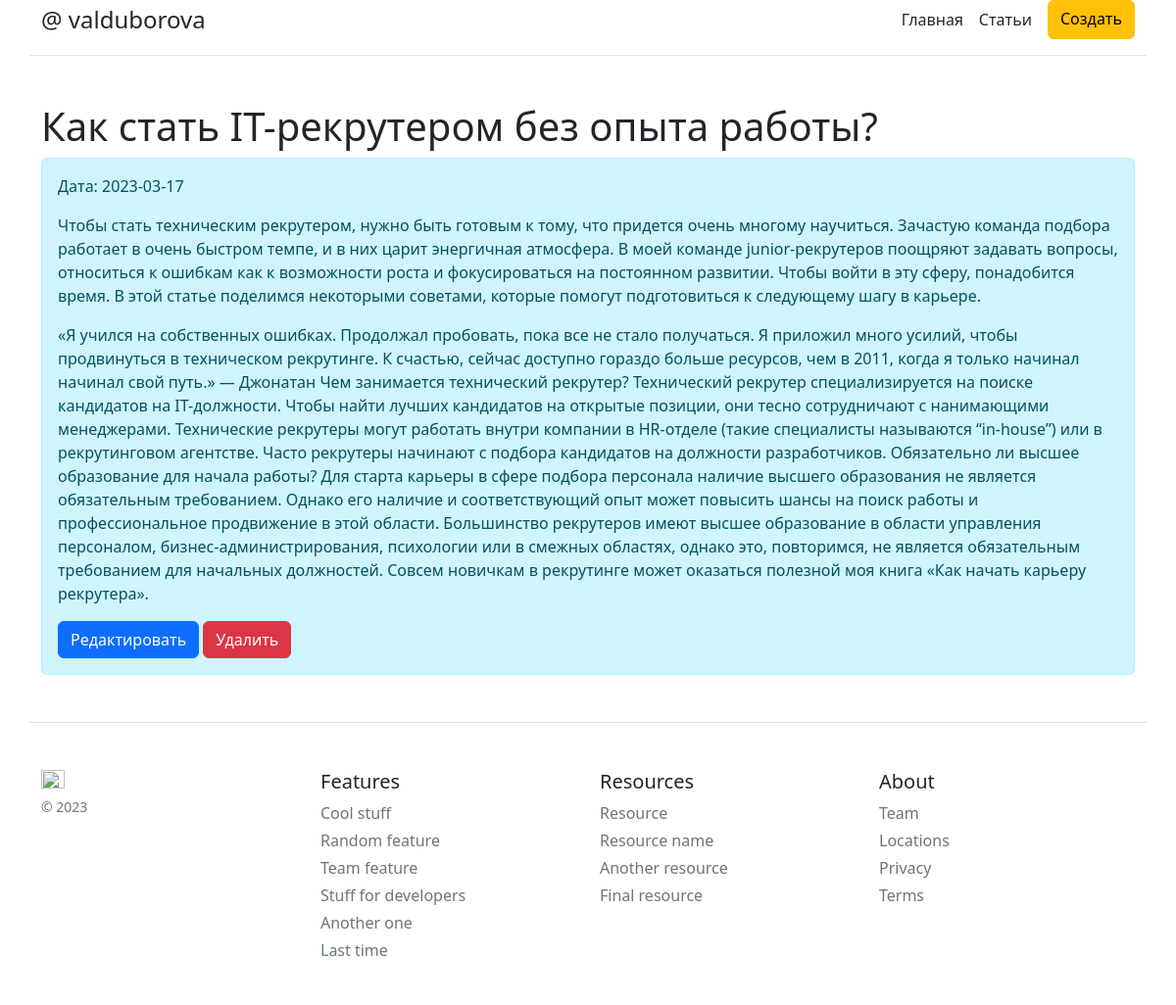
The app's page /posts/9 with its own data.
### models.py (models this page shows)
class Record(Base):
    __tablename__ = "Records"
    id = Column(Integer, primary_key=True)
    title = Column(String(100), nullable=False)
    intro = Column(String(300), nullable=False)
    text = Column(Text, nullable=False)
    date = Column(Date, default=datetime.utcnow)

### app.py (the view)
@app.route('/posts/<int:id>')
def article(id):
    res = db.query(models.Record).get(id)
    return render_template('article.html', rec=res)

### templates/article.html (shortened to what this page needs)
{% extends 'default.html' %}
{% block body %}
<div class="container mt-5">
    <h1>{{rec.title}}</h1>
    <div class="alert alert-info">
        {% if rec.date %}
        <p>Дата: {{ rec.date }}</p>
        {% endif %}
        <p>{{ rec.intro }}</p>
        <p>{{ rec.text }}</p>
        <a href="/posts/{{ rec.id }}/update" class="btn btn-primary">Редактировать</a>
        <a href="/posts/{{ rec.id }}/delete" class="btn btn-danger">Удалить</a>
    </div>
</div>
{% endblock %}

### records on screen
Record: title "Как стать IT-рекрутером без опыта работы?", date "2023-03-17", intro "Чтобы стать техническим рекрутером, нужно быть готовым к тому, что придется очень многому научиться. Зачастую команда подбора работает в очень быстром темпе, и в них царит энергичная атмосфера. В моей команде junior-рекрутеров поощряют задавать вопросы, относиться к ошибкам как к возможности роста и фокусироваться на постоянном развитии. Чтобы войти в эту сферу, понадобится время. В этой статье поделимся некоторыми советами, которые помогут подготовиться к следующему шагу в карьере.", text "«Я учился на собственных ошибках. Продолжал пробовать, пока все не стало получаться. Я приложил много усилий, чтобы продвинуться в техническом рекрутинге. К счастью, сейчас доступно гораздо больше ресурсов, чем в 2011, когда я только начинал начинал свой путь.» — Джонатан Чем занимается технический рекрутер? Технический рекрутер специализируется на поиске кандидатов на IT-должности. Чтобы найти лучших кандидатов на открытые позиции, они тесно сотрудничают с нанимающими менеджерами. Технические рекрутеры могут работать внутри компании в HR-отделе (такие специалисты называются “in-house”) или в рекрутинговом агентстве. Часто рекрутеры начинают с подбора кандидатов на должности разработчиков.…"
